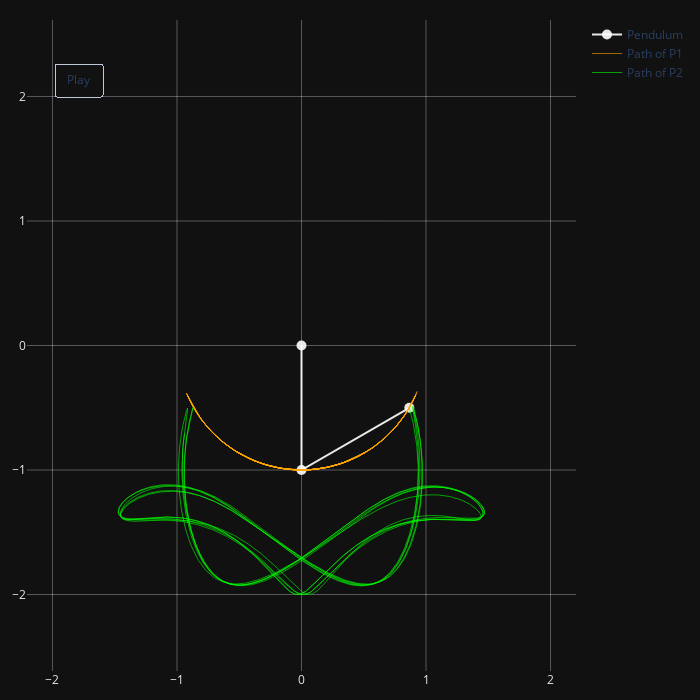

Notebook cell for this chart:
### Code cell
# Precompute the positions of the pendulum bobs
pendulum1.precompute_positions()

# Create animation of the double pendulum
animation = pendulum1.animate_pendulum(trace=True, static=False, appearance='dark')
#animation.show()

### Figure 1 — Plotly figure (JSON) as saved in the notebook; plotly's stock layout.template omitted (floating-point values rounded to 4 significant figures; data arrays with more than 128 entries replaced by an {"elided": "..."} marker saying what was removed)
{"data": [{"line": {"color": "rgba(255, 255, 255, 0.9)", "width": 2}, "marker": {"color": "rgba(255, 255, 255, 0.9)", "size": 10}, "mode": "lines+markers", "name": "Pendulum", "x": [0, 0.0, 0.866], "y": [0, -1.0, -0.5], "type": "scatter"}, {"line": {"color": "rgba(255, 165, 0, 0.6)", "width": 1}, "mode": "lines", "name": "Path of P1", "x": {"elided": "4000 float values"}, "y": {"elided": "4000 float values"}, "type": "scatter"}, {"line": {"color": "rgba(0, 255, 0, 0.6)", "width": 1}, "mode": "lines", "name": "Path of P2", "x": {"elided": "4000 float values"}, "y": {"elided": "4000 float values"}, "type": "scatter"}], "layout": {"xaxis": {"tickfont": {"size": 12, "color": "rgba(255, 255, 255, 0.9)"}, "showgrid": true, "gridwidth": 1, "gridcolor": "rgba(255, 255, 255, 0.3)", "range": [-2.2, 2.2], "autorange": false, "zeroline": false, "tickcolor": "rgba(255, 255, 255, 0.9)"}, "yaxis": {"tickfont": {"size": 12, "color": "rgba(255, 255, 255, 0.9)"}, "showgrid": true, "gridwidth": 1, "gridcolor": "rgba(255, 255, 255, 0.3)", "range": [-2.2, 2.2], "autorange": false, "zeroline": false, "scaleanchor": "x", "scaleratio": 1, "tickcolor": "rgba(255, 255, 255, 0.9)"}, "margin": {"l": 20, "r": 20, "t": 20, "b": 20}, "plot_bgcolor": "rgb(17, 17, 17)", "paper_bgcolor": "rgb(17, 17, 17)", "autosize": false, "width": 700, "height": 700, "updatemenus": [{"buttons": [{"args": [null, {"frame": {"duration": 33, "redraw": true}, "fromcurrent": true, "mode": "immediate", "label": "Play", "font": {"size": 14, "color": "black"}, "bgcolor": "lightblue"}], "label": "Play", "method": "animate"}], "direction": "left", "pad": {"r": 10, "t": 10}, "showactive": false, "type": "buttons", "x": 0.05, "xanchor": "left", "y": 0.95, "yanchor": "top"}]}}
